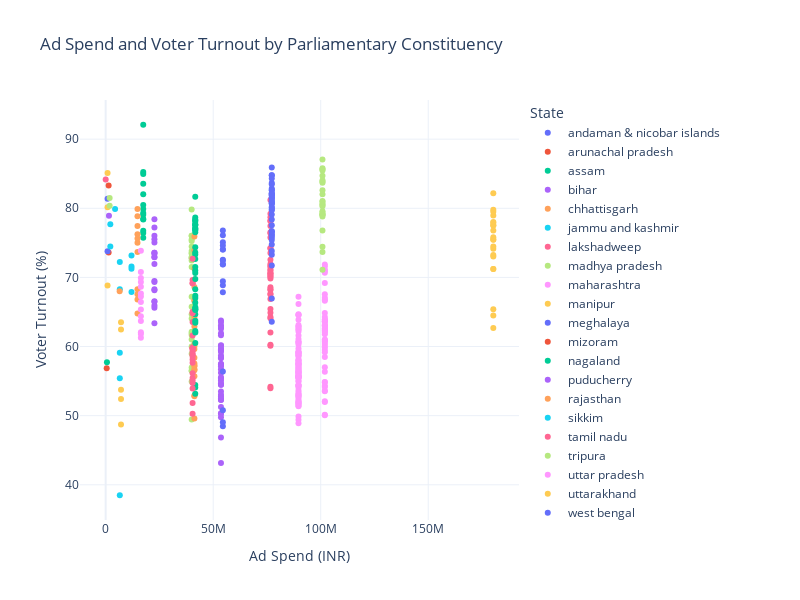

The code cell stored with this chart in its notebook:
### Markdown cell above
#### Now, let’s have a look at the relationship between ad spend and voter turnout by parliamentary constituency:

### Code cell
merged_constituency_data = results.merge(
    locations,
    left_on='State',
    right_on='Location name',
    how='left'
)

fig = px.scatter(merged_constituency_data, x='Amount spent (INR)', y='Polled (%)',
                 color='State',
                 labels={'Amount spent (INR)': 'Ad Spend (INR)', 'Polled (%)': 'Voter Turnout (%)'},
                 title='Ad Spend and Voter Turnout by Parliamentary Constituency')

fig.update_layout(width=800, height=600)

fig.show()

### Figure 1 — Plotly figure (JSON) as saved in the notebook; plotly's stock layout.template omitted (floating-point values rounded to 4 significant figures)
{"data": [{"hovertemplate": "State=andaman & nicobar islands<br>Ad Spend (INR)=%{x}<br>Voter Turnout (%)=%{y}<extra></extra>", "legendgroup": "andaman & nicobar islands", "marker": {"color": "#636efa", "symbol": "circle"}, "mode": "markers", "name": "andaman & nicobar islands", "orientation": "v", "showlegend": true, "type": "scatter", "x": [null], "xaxis": "x", "y": [64.1], "yaxis": "y"}, {"hovertemplate": "State=arunachal pradesh<br>Ad Spend (INR)=%{x}<br>Voter Turnout (%)=%{y}<extra></extra>", "legendgroup": "arunachal pradesh", "marker": {"color": "#EF553B", "symbol": "circle"}, "mode": "markers", "name": "arunachal pradesh", "orientation": "v", "showlegend": true, "type": "scatter", "x": [1385654, 1385654], "xaxis": "x", "y": [83.31, 73.6], "yaxis": "y"}, {"hovertemplate": "State=assam<br>Ad Spend (INR)=%{x}<br>Voter Turnout (%)=%{y}<extra></extra>", "legendgroup": "assam", "marker": {"color": "#00cc96", "symbol": "circle"}, "mode": "markers", "name": "assam", "orientation": "v", "showlegend": true, "type": "scatter", "x": [17478091, 17478091, 17478091, 17478091, 17478091, 17478091, 17478091, 17478091, 17478091, 17478091, 17478091, 17478091, 17478091, 17478091], "xaxis": "x", "y": [76.75, 79.89, 79.33, 76.42, 78.46, 82.01, 75.74, 80.48, 84.97, 79.05, 85.24, 92.08, 78.39, 83.55], "yaxis": "y"}, {"hovertemplate": "State=bihar<br>Ad Spend (INR)=%{x}<br>Voter Turnout (%)=%{y}<extra></extra>", "legendgroup": "bihar", "marker": {"color": "#ab63fa", "symbol": "circle"}, "mode": "markers", "name": "bihar", "orientation": "v", "showlegend": true, "type": "scatter", "x": [53619242, 53619242, 53619242, 53619242, 53619242, 53619242, 53619242, 53619242, 53619242, 53619242, 53619242, 53619242, 53619242, 53619242, 53619242, 53619242, 53619242, 53619242, 53619242, 53619242, 53619242, 53619242, 53619242, 53619242, 53619242, 53619242, 53619242, 53619242, 53619242, 53619242, 53619242, 53619242, 53619242, 53619242, 53619242, 53619242, 53619242, 53619242, 53619242, 53619242], "xaxis": "x", "y": [50.35, 52.76, 51.25, 43.17, 54.48, 53.5, 63.76, 62.84, 63.08, 61.93, 54.48, 57.52, 58.29, 63.55, 58.7, 57.37, 55.55, 60.11, 59.59, 58.43, 53.04, 59.47, 56.73, 56.21, 52.32, 52.27, 61.62, 59.68, 57.4, 52.49, 62.59, 60.19, 50.27, 55.39, 55.09, 54.68, 49.78, 59.24, 46.85, 57.16], "yaxis": "y"}, {"hovertemplate": "State=chhattisgarh<br>Ad Spend (INR)=%{x}<br>Voter Turnout (%)=%{y}<extra></extra>", "legendgroup": "chhattisgarh", "marker": {"color": "#FFA15A", "symbol": "circle"}, "mode": "markers", "name": "chhattisgarh", "orientation": "v", "showlegend": true, "type": "scatter", "x": [14803286, 14803286, 14803286, 14803286, 14803286, 14803286, 14803286, 14803286, 14803286, 14803286, 14803286], "xaxis": "x", "y": [68.29, 76.23, 75.02, 77.42, 64.77, 73.68, 67.56, 75.63, 78.85, 66.82, 79.89], "yaxis": "y"}, {"hovertemplate": "State=jammu and kashmir<br>Ad Spend (INR)=%{x}<br>Voter Turnout (%)=%{y}<extra></extra>", "legendgroup": "jammu and kashmir", "marker": {"color": "#19d3f3", "symbol": "circle"}, "mode": "markers", "name": "jammu and kashmir", "orientation": "v", "showlegend": true, "type": "scatter", "x": [6575061, 6575061, 6575061, 6575061, 6575061], "xaxis": "x", "y": [68.27, 72.22, 38.49, 59.1, 55.4], "yaxis": "y"}, {"hovertemplate": "State=lakshadweep<br>Ad Spend (INR)=%{x}<br>Voter Turnout (%)=%{y}<extra></extra>", "legendgroup": "lakshadweep", "marker": {"color": "#FF6692", "symbol": "circle"}, "mode": "markers", "name": "lakshadweep", "orientation": "v", "showlegend": true, "type": "scatter", "x": [19847], "xaxis": "x", "y": [84.16], "yaxis": "y"}, {"hovertemplate": "State=madhya pradesh<br>Ad Spend (INR)=%{x}<br>Voter Turnout (%)=%{y}<extra></extra>", "legendgroup": "madhya pradesh", "marker": {"color": "#B6E880", "symbol": "circle"}, "mode": "markers", "name": "madhya pradesh", "orientation": "v", "showlegend": true, "type": "scatter", "x": [39992952, 39992952, 39992952, 39992952, 39992952, 39992952, 39992952, 39992952, 39992952, 39992952, 39992952, 39992952, 39992952, 39992952, 39992952, 39992952, 39992952, 39992952, 39992952, 39992952, 39992952, 39992952, 39992952, 39992952, 39992952, 39992952, 39992952, 39992952, 39992952], "xaxis": "x", "y": [73.45, 79.83, 61, 72.84, 64.68, 56.5, 56.48, 67.21, 56.97, 49.43, 61.94, 60, 73.53, 54.93, 64.06, 72.43, 62.13, 58.97, 76.04, 65.75, 74.48, 75.48, 72.76, 61.67, 71.52, 76.03, 75.27, 72.94, 73.82], "yaxis": "y"}, {"hovertemplate": "State=maharashtra<br>Ad Spend (INR)=%{x}<br>Voter Turnout (%)=%{y}<extra></extra>", "legendgroup": "maharashtra", "marker": {"color": "#FF97FF", "symbol": "circle"}, "mode": "markers", "name": "maharashtra", "orientation": "v", "showlegend": true, "type": "scatter", "x": [101917091, 101917091, 101917091, 101917091, 101917091, 101917091, 101917091, 101917091, 101917091, 101917091, 101917091, 101917091, 101917091, 101917091, 101917091, 101917091, 101917091, 101917091, 101917091, 101917091, 101917091, 101917091, 101917091, 101917091, 101917091, 101917091, 101917091, 101917091, 101917091, 101917091, 101917091, 101917091, 101917091, 101917091, 101917091, 101917091, 101917091, 101917091, 101917091, 101917091, 101917091, 101917091, 101917091, 101917091, 101917091, 101917091, 101917091, 101917091], "xaxis": "x", "y": [67.04, 67.55, 71.88, 54.32, 61.01, 61.79, 63.67, 62.03, 63.54, 60.94, 62.26, 64.85, 62.87, 59.5, 71.11, 71.59, 62.59, 63.65, 63.88, 60.51, 62.52, 62.27, 63.16, 59.19, 66.61, 63.03, 70.92, 58.47, 69.18, 54.87, 70.68, 53.54, 64.28, 63.03, 54.16, 59.89, 60.21, 66.75, 50.12, 57.02, 51.98, 56.37, 54.84, 50.06, 53.6, 60.75, 63.91, 52.09], "yaxis": "y"}, {"hovertemplate": "State=manipur<br>Ad Spend (INR)=%{x}<br>Voter Turnout (%)=%{y}<extra></extra>", "legendgroup": "manipur", "marker": {"color": "#FECB52", "symbol": "circle"}, "mode": "markers", "name": "manipur", "orientation": "v", "showlegend": true, "type": "scatter", "x": [889062, 889062, 889062], "xaxis": "x", "y": [80.15, 68.83, 85.11], "yaxis": "y"}, {"hovertemplate": "State=meghalaya<br>Ad Spend (INR)=%{x}<br>Voter Turnout (%)=%{y}<extra></extra>", "legendgroup": "meghalaya", "marker": {"color": "#636efa", "symbol": "circle"}, "mode": "markers", "name": "meghalaya", "orientation": "v", "showlegend": true, "type": "scatter", "x": [884220, 884220], "xaxis": "x", "y": [73.78, 81.37], "yaxis": "y"}, {"hovertemplate": "State=mizoram<br>Ad Spend (INR)=%{x}<br>Voter Turnout (%)=%{y}<extra></extra>", "legendgroup": "mizoram", "marker": {"color": "#EF553B", "symbol": "circle"}, "mode": "markers", "name": "mizoram", "orientation": "v", "showlegend": true, "type": "scatter", "x": [481052], "xaxis": "x", "y": [56.87], "yaxis": "y"}, {"hovertemplate": "State=nagaland<br>Ad Spend (INR)=%{x}<br>Voter Turnout (%)=%{y}<extra></extra>", "legendgroup": "nagaland", "marker": {"color": "#00cc96", "symbol": "circle"}, "mode": "markers", "name": "nagaland", "orientation": "v", "showlegend": true, "type": "scatter", "x": [599170], "xaxis": "x", "y": [57.72], "yaxis": "y"}, {"hovertemplate": "State=puducherry<br>Ad Spend (INR)=%{x}<br>Voter Turnout (%)=%{y}<extra></extra>", "legendgroup": "puducherry", "marker": {"color": "#ab63fa", "symbol": "circle"}, "mode": "markers", "name": "puducherry", "orientation": "v", "showlegend": true, "type": "scatter", "x": [1535672], "xaxis": "x", "y": [78.9], "yaxis": "y"}, {"hovertemplate": "State=rajasthan<br>Ad Spend (INR)=%{x}<br>Voter Turnout (%)=%{y}<extra></extra>", "legendgroup": "rajasthan", "marker": {"color": "#FFA15A", "symbol": "circle"}, "mode": "markers", "name": "rajasthan", "orientation": "v", "showlegend": true, "type": "scatter", "x": [41268323, 41268323, 41268323, 41268323, 41268323, 41268323, 41268323, 41268323, 41268323, 41268323, 41268323, 41268323, 41268323, 41268323, 41268323, 41268323, 41268323, 41268323, 41268323, 41268323, 41268323, 41268323, 41268323, 41268323, 41268323], "xaxis": "x", "y": [60.07, 52.8, 54.11, 63.61, 55.72, 66.59, 63.38, 56.7, 52.93, 49.59, 57.23, 57.53, 59.66, 73.88, 75.93, 60.37, 68.61, 62.89, 69.71, 64.27, 71.26, 57.19, 58.39, 56.58, 66.66], "yaxis": "y"}, {"hovertemplate": "State=sikkim<br>Ad Spend (INR)=%{x}<br>Voter Turnout (%)=%{y}<extra></extra>", "legendgroup": "sikkim", "marker": {"color": "#19d3f3", "symbol": "circle"}, "mode": "markers", "name": "sikkim", "orientation": "v", "showlegend": true, "type": "scatter", "x": [4379297], "xaxis": "x", "y": [79.88], "yaxis": "y"}, {"hovertemplate": "State=tamil nadu<br>Ad Spend (INR)=%{x}<br>Voter Turnout (%)=%{y}<extra></extra>", "legendgroup": "tamil nadu", "marker": {"color": "#FF6692", "symbol": "circle"}, "mode": "markers", "name": "tamil nadu", "orientation": "v", "showlegend": true, "type": "scatter", "x": [76622608, 76622608, 76622608, 76622608, 76622608, 76622608, 76622608, 76622608, 76622608, 76622608, 76622608, 76622608, 76622608, 76622608, 76622608, 76622608, 76622608, 76622608, 76622608, 76622608, 76622608, 76622608, 76622608, 76622608, 76622608, 76622608, 76622608, 76622608, 76622608, 76622608, 76622608, 76622608, 76622608, 76622608, 76622608, 76622608, 76622608, 76622608, 76622608], "xaxis": "x", "y": [74.19, 75.76, 53.96, 60.11, 54.17, 76.37, 64.89, 72.57, 81.2, 71.14, 70.59, 79.21, 71.68, 65.44, 78.7, 71.5, 62.04, 70.09, 71.94, 78.21, 70.95, 77.43, 70.41, 68.19, 78.16, 64.26, 60.25, 67.65, 68.27, 69.84, 66.88, 67.51, 64.1, 70.62, 68.59, 74.24, 73.53, 76.52, 70.22], "yaxis": "y"}, {"hovertemplate": "State=tripura<br>Ad Spend (INR)=%{x}<br>Voter Turnout (%)=%{y}<extra></extra>", "legendgroup": "tripura", "marker": {"color": "#B6E880", "symbol": "circle"}, "mode": "markers", "name": "tripura", "orientation": "v", "showlegend": true, "type": "scatter", "x": [1857459, 1857459], "xaxis": "x", "y": [81.48, 80.36], "yaxis": "y"}, {"hovertemplate": "State=uttar pradesh<br>Ad Spend (INR)=%{x}<br>Voter Turnout (%)=%{y}<extra></extra>", "legendgroup": "uttar pradesh", "marker": {"color": "#FF97FF", "symbol": "circle"}, "mode": "markers", "name": "uttar pradesh", "orientation": "v", "showlegend": true, "type": "scatter", "x": [89668131, 89668131, 89668131, 89668131, 89668131, 89668131, 89668131, 89668131, 89668131, 89668131, 89668131, 89668131, 89668131, 89668131, 89668131, 89668131, 89668131, 89668131, 89668131, 89668131, 89668131, 89668131, 89668131, 89668131, 89668131, 89668131, 89668131, 89668131, 89668131, 89668131, 89668131, 89668131, 89668131, 89668131, 89668131, 89668131, 89668131, 89668131, 89668131, 89668131, 89668131, 89668131, 89668131, 89668131, 89668131, 89668131, 89668131, 89668131, 89668131, 89668131, 89668131, 89668131, 89668131, 89668131, 89668131, 89668131, 89668131, 89668131, 89668131, 89668131, 89668131, 89668131, 89668131, 89668131, 89668131, 89668131, 89668131, 89668131, 89668131, 89668131, 89668131, 89668131, 89668131, 89668131, 89668131, 89668131, 89668131, 89668131, 89668131, 89668131], "xaxis": "x", "y": [58.73, 62.46, 62.18, 59.13, 60.75, 63.11, 55.85, 66.14, 56.93, 64.58, 56.16, 56.42, 53.63, 49.88, 49.41, 58.94, 54.08, 57.44, 54.35, 58.03, 59.31, 57.19, 58.53, 55.71, 58.73, 62.91, 57.78, 57.42, 64.54, 56.36, 59.08, 57.52, 61.08, 53.05, 64.68, 55.89, 53.36, 62.54, 55.46, 54.34, 59.7, 67.2, 59.14, 57.09, 51.62, 60.6, 56.18, 63.86, 55.68, 52.8, 52.28, 62.88, 58.12, 51.82, 61.58, 56.16, 56.67, 53.07, 51.97, 55.59, 54.38, 54.49, 48.91, 51.45, 52.57, 52.83, 55.63, 52.05, 51.79, 60.58, 55.51, 55.45, 55.05, 54.93, 57.57, 60.31, 57.92, 56.78, 51.38, 56.49], "yaxis": "y"}, {"hovertemplate": "State=uttarakhand<br>Ad Spend (INR)=%{x}<br>Voter Turnout (%)=%{y}<extra></extra>", "legendgroup": "uttarakhand", "marker": {"color": "#FECB52", "symbol": "circle"}, "mode": "markers", "name": "uttarakhand", "orientation": "v", "showlegend": true, "type": "scatter", "x": [7140897, 7140897, 7140897, 7140897, 7140897], "xaxis": "x", "y": [48.74, 52.42, 63.53, 62.47, 53.76], "yaxis": "y"}, {"hovertemplate": "State=west bengal<br>Ad Spend (INR)=%{x}<br>Voter Turnout (%)=%{y}<extra></extra>", "legendgroup": "west bengal", "marker": {"color": "#636efa", "symbol": "circle"}, "mode": "markers", "name": "west bengal", "orientation": "v", "showlegend": true, "type": "scatter", "x": [77244996, 77244996, 77244996, 77244996, 77244996, 77244996, 77244996, 77244996, 77244996, 77244996, 77244996, 77244996, 77244996, 77244996, 77244996, 77244996, 77244996, 77244996, 77244996, 77244996, 77244996, 77244996, 77244996, 77244996, 77244996, 77244996, 77244996, 77244996, 77244996, 77244996, 77244996, 77244996, 77244996, 77244996, 77244996, 77244996, 77244996, 77244996, 77244996, 77244996, 77244996, 77244996], "xaxis": "x", "y": [79.76, 82.16, 83.66, 79.09, 74.76, 76.18, 75.72, 76.69, 76.03, 81.52, 73.27, 77.54, 82.85, 80.72, 81.91, 82.66, 80.65, 81.87, 82.62, 81.04, 75.41, 81.38, 71.73, 76.44, 79.78, 80.75, 85.91, 82.17, 83.47, 84.77, 81.56, 78.39, 84.79, 80.17, 84.31, 81.04, 73.81, 76.68, 80.08, 66.95, 63.59, 82.02], "yaxis": "y"}, {"hovertemplate": "State=karnataka<br>Ad Spend (INR)=%{x}<br>Voter Turnout (%)=%{y}<extra></extra>", "legendgroup": "karnataka", "marker": {"color": "#00cc96", "symbol": "circle"}, "mode": "markers", "name": "karnataka", "orientation": "v", "showlegend": true, "type": "scatter", "x": [41659397, 41659397, 41659397, 41659397, 41659397, 41659397, 41659397, 41659397, 41659397, 41659397, 41659397, 41659397, 41659397, 41659397, 41659397, 41659397, 41659397, 41659397, 41659397, 41659397, 41659397, 41659397, 41659397, 41659397, 41659397, 41659397, 41659397, 41659397], "xaxis": "x", "y": [54.06, 54.45, 68.3, 53.17, 76.82, 77, 73.3, 77.56, 77.68, 78.27, 81.67, 70.62, 78.05, 77.15, 72.66, 71.49, 73.59, 65.47, 66.32, 78.66, 76.99, 74.37, 62.25, 77.6, 70.99, 64.66, 78.33, 76.53], "yaxis": "y"}, {"hovertemplate": "State=kerala<br>Ad Spend (INR)=%{x}<br>Voter Turnout (%)=%{y}<extra></extra>", "legendgroup": "kerala", "marker": {"color": "#ab63fa", "symbol": "circle"}, "mode": "markers", "name": "kerala", "orientation": "v", "showlegend": true, "type": "scatter", "x": [22681201, 22681201, 22681201, 22681201, 22681201, 22681201, 22681201, 22681201, 22681201, 22681201, 22681201, 22681201, 22681201, 22681201, 22681201, 22681201, 22681201, 22681201, 22681201, 22681201], "xaxis": "x", "y": [75.05, 73.42, 69.48, 71.94, 68.29, 66.55, 77.21, 76.04, 68.15, 65.61, 75.52, 72.95, 65.95, 73.57, 63.37, 69.34, 66.47, 72.9, 78.41, 73.57], "yaxis": "y"}, {"hovertemplate": "State=dadra & nagar haveli and\ndaman & diu<br>Ad Spend (INR)=%{x}<br>Voter Turnout (%)=%{y}<extra></extra>", "legendgroup": "dadra & nagar haveli and\ndaman & diu", "marker": {"color": "#FFA15A", "symbol": "circle"}, "mode": "markers", "name": "dadra & nagar haveli and\ndaman & diu", "orientation": "v", "showlegend": true, "type": "scatter", "x": [null, null], "xaxis": "x", "y": [72.52, 68.77], "yaxis": "y"}, {"hovertemplate": "State=goa<br>Ad Spend (INR)=%{x}<br>Voter Turnout (%)=%{y}<extra></extra>", "legendgroup": "goa", "marker": {"color": "#19d3f3", "symbol": "circle"}, "mode": "markers", "name": "goa", "orientation": "v", "showlegend": true, "type": "scatter", "x": [2164209, 2164209], "xaxis": "x", "y": [77.69, 74.47], "yaxis": "y"}, {"hovertemplate": "State=gujarat<br>Ad Spend (INR)=%{x}<br>Voter Turnout (%)=%{y}<extra></extra>", "legendgroup": "gujarat", "marker": {"color": "#FF6692", "symbol": "circle"}, "mode": "markers", "name": "gujarat", "orientation": "v", "showlegend": true, "type": "scatter", "x": [40425399, 40425399, 40425399, 40425399, 40425399, 40425399, 40425399, 40425399, 40425399, 40425399, 40425399, 40425399, 40425399, 40425399, 40425399, 40425399, 40425399, 40425399, 40425399, 40425399, 40425399, 40425399, 40425399, 40425399, 40425399], "xaxis": "x", "y": [54.72, 55.45, 50.29, 65.04, 69.62, 64.81, 69.16, 53.92, 69.15, 59.31, 59.8, 57.67, 58.91, 56.14, 58.12, 59.86, 59.66, 58.85, 58.56, 51.83, 59.69, 63.56, 55.09, 61.59, 72.71], "yaxis": "y"}, {"hovertemplate": "State=andhra pradesh<br>Ad Spend (INR)=%{x}<br>Voter Turnout (%)=%{y}<extra></extra>", "legendgroup": "andhra pradesh", "marker": {"color": "#B6E880", "symbol": "circle"}, "mode": "markers", "name": "andhra pradesh", "orientation": "v", "showlegend": true, "type": "scatter", "x": [100819732, 100819732, 100819732, 100819732, 100819732, 100819732, 100819732, 100819732, 100819732, 100819732, 100819732, 100819732, 100819732, 100819732, 100819732, 100819732, 100819732, 100819732, 100819732, 100819732, 100819732, 100819732, 100819732, 100819732, 100819732], "xaxis": "x", "y": [83.85, 82.03, 80.51, 73.68, 85.48, 85.77, 83.68, 78.81, 84.7, 79.57, 80.3, 76.8, 84.05, 80.61, 82.59, 85.65, 79.05, 87.06, 80.93, 79.09, 74.43, 79.1, 79.37, 71.11, 81.05], "yaxis": "y"}, {"hovertemplate": "State=jharkhand<br>Ad Spend (INR)=%{x}<br>Voter Turnout (%)=%{y}<extra></extra>", "legendgroup": "jharkhand", "marker": {"color": "#FF97FF", "symbol": "circle"}, "mode": "markers", "name": "jharkhand", "orientation": "v", "showlegend": true, "type": "scatter", "x": [16380139, 16380139, 16380139, 16380139, 16380139, 16380139, 16380139, 16380139, 16380139, 16380139, 16380139, 16380139, 16380139, 16380139], "xaxis": "x", "y": [69.93, 66.45, 61.27, 69.32, 63.69, 64.39, 61.81, 62.06, 67.23, 67.68, 65.36, 73.87, 68.63, 70.78], "yaxis": "y"}, {"hovertemplate": "State=odisha<br>Ad Spend (INR)=%{x}<br>Voter Turnout (%)=%{y}<extra></extra>", "legendgroup": "odisha", "marker": {"color": "#FECB52", "symbol": "circle"}, "mode": "markers", "name": "odisha", "orientation": "v", "showlegend": true, "type": "scatter", "x": [180252277, 180252277, 180252277, 180252277, 180252277, 180252277, 180252277, 180252277, 180252277, 180252277, 180252277, 180252277, 180252277, 180252277, 180252277, 180252277, 180252277, 180252277, 180252277, 180252277, 180252277], "xaxis": "x", "y": [65.41, 77.9, 77.53, 82.16, 62.67, 79.78, 77.52, 74.16, 73.02, 64.49, 71.2, 78.01, 78.97, 75.43, 79.5, 76.77, 73.23, 75.48, 74.47, 71.22, 75.79], "yaxis": "y"}, {"hovertemplate": "State=telangana<br>Ad Spend (INR)=%{x}<br>Voter Turnout (%)=%{y}<extra></extra>", "legendgroup": "telangana", "marker": {"color": "#636efa", "symbol": "circle"}, "mode": "markers", "name": "telangana", "orientation": "v", "showlegend": true, "type": "scatter", "x": [54496166, 54496166, 54496166, 54496166, 54496166, 54496166, 54496166, 54496166, 54496166, 54496166, 54496166, 54496166, 54496166, 54496166, 54496166, 54496166, 54496166], "xaxis": "x", "y": [74.03, 76.78, 56.4, 48.48, 72.54, 76.09, 71.85, 72.43, 50.78, 75.09, 69.46, 74.02, 71.92, 67.87, 49.04, 68.86, 74.63], "yaxis": "y"}, {"hovertemplate": "State=ladakh<br>Ad Spend (INR)=%{x}<br>Voter Turnout (%)=%{y}<extra></extra>", "legendgroup": "ladakh", "marker": {"color": "#EF553B", "symbol": "circle"}, "mode": "markers", "name": "ladakh", "orientation": "v", "showlegend": true, "type": "scatter", "x": [null], "xaxis": "x", "y": [71.82], "yaxis": "y"}, {"hovertemplate": "State=haryana<br>Ad Spend (INR)=%{x}<br>Voter Turnout (%)=%{y}<extra></extra>", "legendgroup": "haryana", "marker": {"color": "#00cc96", "symbol": "circle"}, "mode": "markers", "name": "haryana", "orientation": "v", "showlegend": true, "type": "scatter", "x": [41683411, 41683411, 41683411, 41683411, 41683411, 41683411, 41683411, 41683411, 41683411, 41683411], "xaxis": "x", "y": [67.34, 65.39, 60.52, 62.03, 65.27, 63.74, 67.01, 65.68, 69.77, 63.44], "yaxis": "y"}, {"hovertemplate": "State=nct of delhi<br>Ad Spend (INR)=%{x}<br>Voter Turnout (%)=%{y}<extra></extra>", "legendgroup": "nct of delhi", "marker": {"color": "#ab63fa", "symbol": "circle"}, "mode": "markers", "name": "nct of delhi", "orientation": "v", "showlegend": true, "type": "scatter", "x": [null, null, null, null, null, null, null], "xaxis": "x", "y": [58.6, 59.51, 55.43, 62.89, 57.85, 56.45, 58.79], "yaxis": "y"}, {"hovertemplate": "State=chandigarh<br>Ad Spend (INR)=%{x}<br>Voter Turnout (%)=%{y}<extra></extra>", "legendgroup": "chandigarh", "marker": {"color": "#FFA15A", "symbol": "circle"}, "mode": "markers", "name": "chandigarh", "orientation": "v", "showlegend": true, "type": "scatter", "x": [6507258], "xaxis": "x", "y": [67.98], "yaxis": "y"}, {"hovertemplate": "State=himachal pradesh<br>Ad Spend (INR)=%{x}<br>Voter Turnout (%)=%{y}<extra></extra>", "legendgroup": "himachal pradesh", "marker": {"color": "#19d3f3", "symbol": "circle"}, "mode": "markers", "name": "himachal pradesh", "orientation": "v", "showlegend": true, "type": "scatter", "x": [12011616, 12011616, 12011616, 12011616], "xaxis": "x", "y": [71.56, 67.89, 73.15, 71.26], "yaxis": "y"}, {"hovertemplate": "State=punjab<br>Ad Spend (INR)=%{x}<br>Voter Turnout (%)=%{y}<extra></extra>", "legendgroup": "punjab", "marker": {"color": "#FF6692", "symbol": "circle"}, "mode": "markers", "name": "punjab", "orientation": "v", "showlegend": true, "type": "scatter", "x": [null, null, null, null, null, null, null, null, null, null, null, null, null], "xaxis": "x", "y": [56.06, 61.98, 69.36, 63.34, 62.53, 67.02, 66.67, 58.86, 59.7, 62.55, 60.12, 63.63, 64.63], "yaxis": "y"}], "layout": {"height": 600, "legend": {"title": {"text": "State"}, "tracegroupgap": 0}, "title": {"text": "Ad Spend and Voter Turnout by Parliamentary Constituency"}, "width": 800, "xaxis": {"anchor": "y", "autorange": true, "domain": [0, 1], "range": [-12020000.0, 192300000.0], "title": {"text": "Ad Spend (INR)"}}, "yaxis": {"anchor": "x", "autorange": true, "domain": [0, 1], "range": [34.91, 95.66], "title": {"text": "Voter Turnout (%)"}, "type": "linear"}}}
